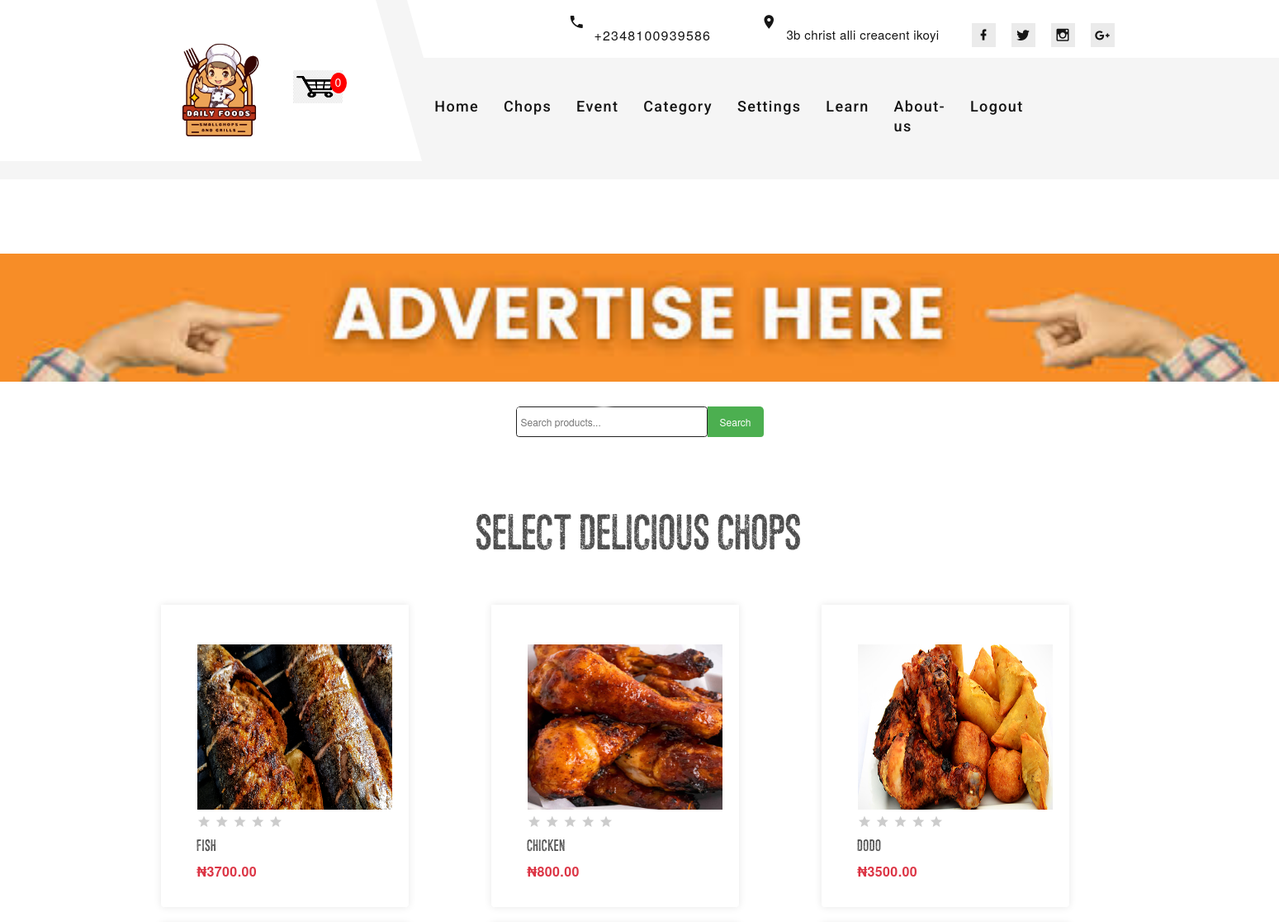
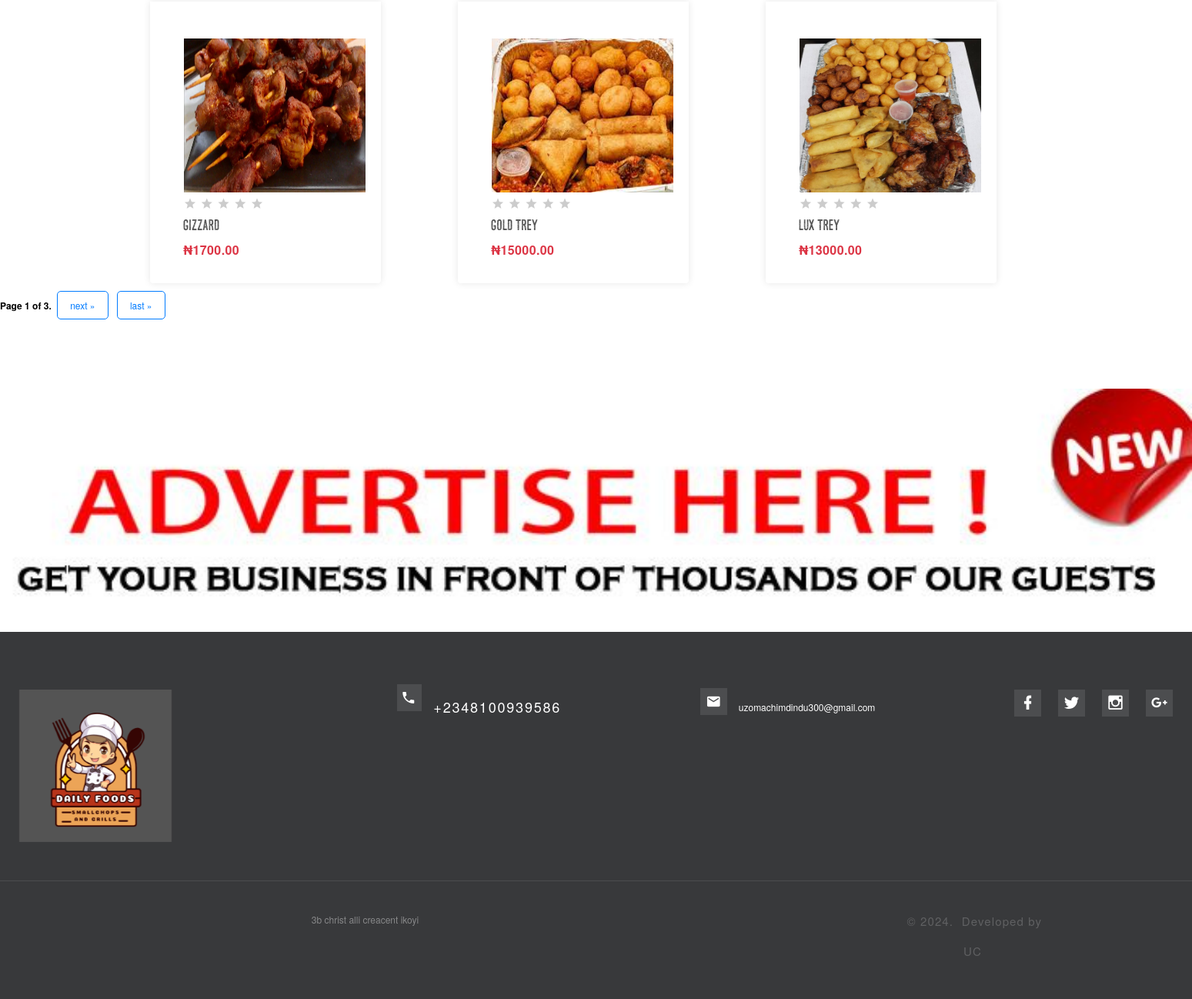
/chops/ (signed in), run on the app's committed database (2 pictures, top to bottom).
### smallchops/models.py (models this page shows, shortened)
class Product(models.Model):
    name = models.CharField(max_length=200, null=True)
    price = models.DecimalField(max_digits=7, decimal_places=2)
    description = models.TextField( max_length=500, null=True)
    date_created = models.DateTimeField(auto_now_add=True, null=True)
    category = models.ManyToManyField(Category, related_name='products')
    image = models.ImageField( upload_to="products/", null=True, blank=True)
    @property
    def imageURL(self):
        try:
            url = self.image.url
        except:
            url = ''
        return url

### smallchops/decorators.py (the view)
        def wrapper_func(request, *args, **kwargs):
            group = None
            if request.user.groups.exists():
                group = request.user.groups.all()[0].name
            if group in allowed_roles:
              return view_func(request, *args, **kwargs)
            else:
                return HttpResponse('you are not allowed to view this page')

### smallchops/models.py (called while the page is built)
    @property
    def get_cart_items(self):
        orderitems = self.orderitem_set.all()
        total = sum([item.quantity for item in orderitems])
        return total

### smallchops/templatetags/custom_filters.py (called while the page is built)
@register.filter(name='num_range')
def num_range(value):
    if value is None:
        return []
    return range(int(value))

### smallchops/utils.py (called while the page is built)
def cartData(request):
    items = []
    order = {'get_cart_total': 0, 'get_cart_items': 0, 'shipping': False}
    cartItems = order['get_cart_items']
    if request.user.is_authenticated:
        customer = request.user.customer
        order, created = Order.objects.get_or_create(customer=customer, complete=False,)
        items = order.orderitem_set.all()
        cartItems = order.get_cart_items
    return {'items': items, 'order': order, 'cartItems': cartItems}

### templates/chops/chops.html (shortened to what this page needs)
{% extends "chops/base.html" %}
{% load custom_filters %}
{% load static %}
{% block content %}
<section class="section section-lg bg-default">
  <a class=" ai section section-banner text-center  d-xl-block" href="https://www.templatemonster.com/intense-multipurpose-html-template.html"><img src="{% static 'images/banner/advt_b.jpg' %}" alt="" width="1600" height="310"></a>
  <form class="formS" method="GET">
    <div class="search">
      <input type="text" name="query" id="search-input" placeholder="Search products...">
      <button class="buttonS" type="submit">Search</button>
    </div>
  </form>
    <div class="container">
      <h3 class="oh-desktop"><span class="d-inline-block wow slideInUp">Select Delicious Chops</span></h3>
      <div class="row row-lg row-30">
        <div class="col-sm-6 col-g-4 col-xl-3">
            {% for product in page_obj %}
            <article class="product wow fadeInLeft" data-wow-delay=".15s">
              <div class="product-figure " ><img class="img_products " src="{{product.imageURL}}" alt="product_image" width="300" height="300"/>
              </div>
              <div class="product-rating_av">
                {% for i in 5|num_range %}
                    {% if i < product.average_rating %}
                        <span class="mdi mdi-star"></span>
                    {% else %}
                        <span class="mdi mdi-star text-gray-13"></span>
                    {% endif %}
                {% endfor %}
            </div>
              <h6 class="product-title">{{product.name}}</h6>
              <div class="product-price-wrap">
                <div class="product-price">₦{{product.price|floatformat:2}}</div>
              </div>
              <div class="product-button">
              </div>
            </article>
            {% endfor %}
          </div>
       </div>
    </div>
    <div class="pagination">
      <span class="step-links">
          <span class="current">
              Page {{ page_obj.number }} of {{ page_obj.paginator.num_pages }}.
          </span>
          {% if page_obj.has_next %}
              <a href="?page={{ page_obj.next_page_number }}">next &raquo;</a>
              <a href="?page={{ page_obj.paginator.num_pages }}">last &raquo;</a>
          {% endif %}
      </span>
  </div>
  </section>
  {% endblock %}

### templates/chops/base.html (shortened to what this page needs)
{% load static %}
<!DOCTYPE html>
<html class="wide wow-animation textalin" lang="en">
  <head>
    <link rel="stylesheet" href="https://stackpath.bootstrapcdn.com/bootstrap/4.4.1/css/bootstrap.min.css">
    <link rel="stylesheet" href="https://cdnjs.cloudflare.com/ajax/libs/font-awesome/4.7.0/css/font-awesome.min.css">
	  <link rel="stylesheet" type="text/css" href="{% static 'css/main.css' %}">
    <link rel="stylesheet" href="{% static 'css/bootstrap.css' %}">
    <link rel="stylesheet" href="{% static 'css/fonts.css' %}">
    <link rel="stylesheet" href="{% static 'css/style.css' %}">
    <div>
      <header class="section page-header">
        <div class="rd-navbar-wrap">
          <nav class="rd-navbar rd-navbar-modern" data-layout="rd-navbar-fixed" data-sm-layout="rd-navbar-fixed" data-md-layout="rd-navbar-fixed" data-md-device-layout="rd-navbar-fixed" data-lg-layout="rd-navbar-static" data-lg-device-layout="rd-navbar-fixed" data-xl-layout="rd-navbar-static" data-xl-device-layout="rd-navbar-static" data-xxl-layout="rd-navbar-static" data-xxl-device-layout="rd-navbar-static" data-lg-stick-up-offset="56px" data-xl-stick-up-offset="56px" data-xxl-stick-up-offset="56px" data-lg-stick-up="true" data-xl-stick-up="true" data-xxl-stick-up="true">
            <div class="rd-navbar-inner-outer">
              <div class="rd-navbar-inner">
                <div class="rd-navbar-panel">
                  <div class="rd-navbar-brand"><a  href="{% url 'index'%}"><img class="brand-logo-dark" src="{% static 'images/logo/Logo1.png' %}" alt="" width="198" height="66"/></a></div>
                      <a href="{% url 'cart' %}">
                        <img class="img_logo" id="cart-icon" src="{% static 'images/index/cart.png' %}">
                      </a>
                          <p class="pi" id="cart-total">{{cartItems}}</p>
                </div>
                <div class="rd-navbar-right rd-navbar-nav-wrap">
                  <div class="rd-navbar-aside">
                    <ul class="rd-navbar-contacts-2">
                      <li>
                        <div class="unit unit-spacing-xs">
                          <div class="unit-left"><span class="icon mdi mdi-phone"></span></div>
                          <div class="unit-body"><a class="phone" href="tel:#">+2348100939586</a></div>
                        </div>
                      </li>
                      <li>
                        <div class="unit unit-spacing-xs">
                          <div class="unit-left"><span class="icon mdi mdi-map-marker"></span></div>
                          <div class="unit-body"><a class="address" href="">3b christ alli creacent ikoyi</a></div>
                        </div>
                      </li>
                    </ul>
                    <ul class="list-share-2">
                      <li><a class="icon mdi mdi-facebook" href="#"></a></li>
                      <li><a class="icon mdi mdi-twitter" href="#"></a></li>
                      <li><a class="icon mdi mdi-instagram" href="#"></a></li>
                      <li><a class="icon mdi mdi-google-plus" href="#"></a></li>
                    </ul>
                  </div>
                  <div class="rd-navbar-main">
                    <div class="form-inline my-2 my-lg-0">
                      <ul class="rd-navbar-nav">
                        <li class="rd-nav-item"><a class="rd-nav-link" href="{% url 'index' %}" class="bx bx-home"> <span>Home</span></a></li>
                        <li class="rd-nav-item"><a class="rd-nav-link" href="{% url 'chops' %}" > <span>Chops</span></a></li>
                        <li class="rd-nav-item"><a class="rd-nav-link" href="{% url 'event_form' %}"> <span>Event</span></a></li>
                        <li class="rd-nav-item" id="categoryDropdown">
                            <a class="rd-nav-link" href="#">Category </a>
                        </li>
                        <li class="rd-nav-item" id="settingDropdown">
                            <a class="rd-nav-link" href="#">Settings </a>
                        </li>
                        <li class="rd-nav-item"><a class="rd-nav-link" href="{% url 'foodvideolist' %}">Learn</a></li>
                        <li class="rd-nav-item"><a class="rd-nav-link" href="{% url 'aboutus'%}">About-us</a></li>
                        {% if request.user.is_authenticated %}
                        <li class="rd-nav-item"><a class="rd-nav-link" href="{% url 'logout' %}">Logout</a></li>
                        {% else %}
                        <li class="rd-nav-item"><a class="rd-nav-link" href="{% url 'login' %}">Login</a></li>
                        {% endif %}
                      </ul>
                    </div>
                </div>
              </div>
            </div>
          </nav>
        </div>
      </header>
  {% block content %}
  {% endblock %}
  <a class="section section-banner av" href="https://www.templatemonster.com/intense-multipurpose-html-template.html"><img src="{% static 'images/banner/adv-here.jpg' %}" alt="" width="1600" height="310"></a>
  <footer class="section footer-modern context-dark footer-modern-2">
    <div class="footer-modern-line-2">
      <div class="container-foot">
        <div class="row row-30 align-items-center">
          <div class="col-sm-6 col-md-7 col-lg-4 col-xl-4">
            <div class="row row-30 align-items-center text-lg-center">
              <div class="col-md-7 col-xl-6"><a class="brand" href="#"><img src="{% static 'images/logo/Logo2.png' %}" alt="" width="198" height="66"/></a></div>
              <div class="col-md-5 col-xl-6">
              </div>
            </div>
          </div>
          <div class="col-sm-6 col-md-12 col-lg-8 col-xl-8 oh-desktop">
            <div class="group-xmd group-sm-justify">
              <div class="footer-modern-contacts wow slideInUp">
                <div class="unit unit-spacing-sm align-items-center">
                  <div class="unit-left"><span class="icon icon-24 mdi mdi-phone"></span></div>
                  <div class="unit-body"><a class="phone" href="tel:#">+2348100939586</a></div>
                </div>
              </div>
              <div class="footer-modern-contacts wow slideInDown">
                <div class="unit unit-spacing-sm align-items-center">
                  <div class="unit-left"><span class="icon mdi mdi-email"></span></div>
                  <div class="unit-body"><a class="mail" href="mailto:#">uzomachimdindu300@gmail.com</a></div>
                </div>
              </div>
              <div class="wow slideInRight">
                <ul class="list-inline footer-social-list footer-social-list-2 footer-social-list-3">
                  <li><a class="icon mdi mdi-facebook" href="#"></a></li>
                  <li><a class="icon mdi mdi-twitter" href="#"></a></li>
                  <li><a class="icon mdi mdi-instagram" href="#"></a></li>
                  <li><a class="icon mdi mdi-google-plus" href="#"></a></li>
                </ul>
              </div>
            </div>
          </div>
        </div>
      </div>
    </div>
    <div class="footer-modern-line-3">
      <div class="container">
        <div class="row row-10 justify-content-between">
          <div class="col-md-6"><span>3b christ alli creacent ikoyi</span></div>
          <div class="col-md-auto">
            <p class="rights"><span>&copy;&nbsp;</span><span class="copyright-year"></span><span>.&nbsp;</span><span> Developed&nbsp;by&nbsp;<a href="#">UC</a></span></p>
          </div>
        </div>
      </div>
    </div>
  </footer>
  </div>
</body>
</html>

### static/css/main.css (style rules this page uses)
h1,h2,h3,h4,h5,h6 { color:hsl(0, 0%, 30%); }
.product { margin-left: 20px; margin-bottom: 20px; border-radius: 0 0 4px 4px; }
#cart-icon { width:25px; display: inline-block; margin-left: 15px; }
#cart-total { display: block; text-align: center; color:#fff; background-color: red; width: 20px; height: 25px; border-radius: 50%; font-size: 14px; }
.col-lg-4, .col-lg-6, .col-lg-8, .col-lg-12 { margin-top: 10px; }

### data on the page
Product: imageURL (picture), name "Fish", price "3700.00"
Product: imageURL (picture), name "chicken", price "800.00"
Product: imageURL (picture), name "dodo", price "3500.00"
Product: imageURL (picture), name "gizzard", price "1700.00"
Product: imageURL (picture), name "gold trey", price "15000.00"
Product: imageURL (picture), name "lux trey", price "13000.00"

### other printed values
{{ cartItems }} "0"
{{ page_obj.number }} "1"
{{ page_obj.paginator.num_pages }} "3"
